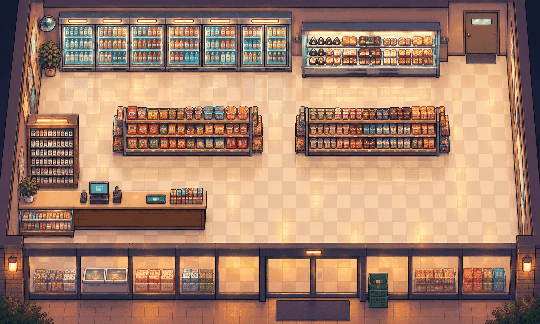
#> input picture src/ui/art/scenes/store.png, 540 x 324 px
$ python pixelize.py ../src/ui/art/scenes/store.png out.png
#> lines starting #> are read from the running program, lines starting #| are printed output that depends on the picture
#!/usr/bin/env python3
"""
GPT가 그린 그림 → 게임에 바로 쓰는 진짜 도트로.
AI 그림은 '도트처럼 보이는 큰 그림'이라 픽셀 크기가 들쭉날쭉하고, 배경이 차 있고, 색이 수천 개다.
이 스크립트가: 배경 지우기 → 정해진 도트 크기로 줄이기(칸 가운데 색을 집어 온다) → 색 수 줄이기.

  # 캐릭터 시트 (4×4칸, 칸마다 16×32) → src/ui/art/chars/player_work.png (64×128)
  python3 tools/pixelize.py gpt_player.png src/ui/art/chars/player_work.png --size 64x128

  # 매장 배경 (320×192, 배경 지우기 없음)
  python3 tools/pixelize.py gpt_store.png src/ui/art/scenes/store.png --size 320x192 --keep-bg

  # 건물 하나 (폭만 정하면 높이는 비율대로)
  python3 tools/pixelize.py gpt_villa.png src/ui/art/street/villa.png --width 124

  # 물건 아이콘 4×4 격자 → 16개 파일
  python3 tools/pixelize.py gpt_items.png src/ui/art/items --slice 4x4 --cell 16 \
      --names kimbap,dosirak,ramen,sandwich,cola,coffee,water,energy,chips,icecream,gum,cigarette,soju,beer,umbrella,battery
"""
import argparse
import json
import os
from PIL import Image


def remove_bg(img: Image.Image, tol: int) -> Image.Image:
    """네 모서리 색과 비슷한, 바깥에서 이어진 영역을 투명하게 (흰·체크무늬 배경)"""
    img = img.convert('RGBA')
    w, h = img.size
    px = img.load()
    if all(px[x, y][3] < 10 for x, y in [(0, 0), (w - 1, 0), (0, h - 1), (w - 1, h - 1)]):
        return img  # 이미 투명
    seeds = [px[0, 0], px[w - 1, 0], px[0, h - 1], px[w - 1, h - 1]]
    near = lambda c: any(sum(abs(c[i] - s[i]) for i in range(3)) <= tol for s in seeds)
    seen = bytearray(w * h)
    stack = [(0, 0), (w - 1, 0), (0, h - 1), (w - 1, h - 1)]
    while stack:
        x, y = stack.pop()
        if x < 0 or y < 0 or x >= w or y >= h or seen[y * w + x]:
            continue
        seen[y * w + x] = 1
        if not near(px[x, y]):
            continue
        px[x, y] = (0, 0, 0, 0)
        stack += [(x + 1, y), (x - 1, y), (x, y + 1), (x, y - 1)]
    return img


def trim(img: Image.Image) -> Image.Image:
    box = img.getbbox()
    return img.crop(box) if box else img


# [89 lines left out: functions down, down_mode, strip_halo, quantize, auto_bands, not called in this run]


def main():
    ap = argparse.ArgumentParser()
    ap.add_argument('src')
    ap.add_argument('dst')
    ap.add_argument('--size', help='WxH 최종 크기')
    ap.add_argument('--width', type=int, help='폭만 (높이는 비율대로, 배경 지우고 여백 자른 뒤)')
    ap.add_argument('--keep-bg', action='store_true')
    ap.add_argument('--tol', type=int, default=60, help='배경색 허용 오차')
    ap.add_argument('--colors', type=int, default=32)
    ap.add_argument('--slice', help='CxR 격자로 잘라 여러 파일로')
    ap.add_argument('--cell', type=int, default=16)
    ap.add_argument('--names', help='잘린 칸 이름 (쉼표)')
    ap.add_argument('--sheet', help='CxR 캐릭터 시트 → 한 장 (칸마다 발을 바닥에, 머리를 가운데에 맞춤)')
    ap.add_argument('--frame', default='16x32', help='시트 한 칸 크기')
    ap.add_argument('--auto-grid', action='store_true', help='칸을 균등 분할하지 않고 빈 줄·빈 열로 사람을 찾아 나눈다 (생성 그림의 칸 간격이 고르지 않을 때)')
    ap.add_argument('--height', type=int, help='캐릭터 키(도트). 없으면 칸 높이-1에 꽉 채움 — 체형·나이 키 차이를 살리려면 꼭 지정')
    ap.add_argument('--foot-pad', type=int, default=0, help='발바닥 아래 여백(도트). 모든 층이 같아야 한다')
    ap.add_argument('--save-transform', help='이 시트에 쓴 배율·칸 위치를 json으로 저장 (몸 그림 처리할 때)')
    ap.add_argument('--use-transform', help='저장한 배율·칸 위치를 그대로 쓴다 (같은 몸의 옷 입은 그림 처리할 때 — 층이 안 어긋나게)')
    a = ap.parse_args()
    img = Image.open(a.src).convert('RGBA')
#> img is the input picture: PIL image 540x324 RGBA; mean R, G, B, A 162.9, 126.5, 106.3, 255
    # 원본이 이미 진짜 투명 배경이면 흰 테두리 지우기(strip_halo)는 건너뛴다 — 안 그러면 몸 가장자리 피부까지 지워져 구멍이 난다
    w0, h0 = img.size
#> w0 = 540; h0 = 324
    real_alpha = all(img.getpixel(p)[3] < 10 for p in [(0, 0), (w0 - 1, 0), (0, h0 - 1), (w0 - 1, h0 - 1)])
#> real_alpha = False
    halo = (lambda im: im) if real_alpha else strip_halo
    if not a.keep_bg:
        img = remove_bg(img, a.tol)
#> in remove_bg, `seeds = [px[0, 0], px[w - 1, 0], px[0, h - 1], px[w - 1, h - 1]]`: seeds = [(21, 27, 49, 255), (19, 25, 47, 255), (18, 26, 40, 255), (27, 44, 40, 255)]
#> after the loop in remove_bg, `while stack:`: stack = []
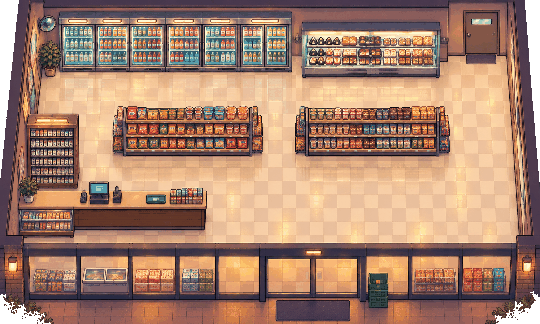
#> img: PIL image 540x324 RGBA; mean R, G, B, A 162.2, 125.7, 105.1, 248.4; transparent parts drawn white

    if a.sheet:
        cols, rows = map(int, a.sheet.split('x'))
        fw, fh = map(int, a.frame.split('x'))
        cw, ch = img.width / cols, img.height / rows
        if a.auto_grid:
            xb, yb = auto_bands(img, cols, 0), auto_bands(img, rows, 1)
        else:
            xb = [(int(c * cw), int((c + 1) * cw)) for c in range(cols)]
            yb = [(int(r * ch), int((r + 1) * ch)) for r in range(rows)]
        cells = []
        for r in range(rows):
            for c in range(cols):
                cell = img.crop((xb[c][0], yb[r][0], xb[c][1], yb[r][1]))
                box = cell.getbbox()
                cells.append((cell, box))
        # 모든 칸에 같은 배율 (키가 프레임마다 달라지지 않게)
        body_h = a.height or (fh - 1 - a.foot_pad)
        if a.use_transform:
            t = json.load(open(a.use_transform))
            k, anchors = t['k'], t['anchors']
            a.foot_pad = t.get('foot_pad', a.foot_pad)  # 몸과 같은 발 위치 (빠뜨려도 안 어긋나게)
        else:
            tallest = max(b[3] - b[1] for _, b in cells if b)
            k = body_h / tallest
            anchors = []
            for cell, box in cells:
                if not box:
                    anchors.append(None)
                    continue
                # 머리(위쪽 30%)의 가로 가운데를 기준으로 — 걸음에 다리가 벌어져도 몸이 흔들리지 않게
                head = cell.crop((box[0], box[1], box[2], box[1] + int((box[3] - box[1]) * 0.3))).getbbox()
                hx = box[0] + (head[0] + head[2]) / 2 if head else (box[0] + box[2]) / 2
                anchors.append([hx, box[3]])
        if a.save_transform:
            json.dump({'k': k, 'anchors': anchors, 'frame': [fw, fh], 'foot_pad': a.foot_pad}, open(a.save_transform, 'w'))
        sheet = Image.new('RGBA', (fw * cols, fh * rows))
        avail = fh - a.foot_pad
        for i, (cell, box) in enumerate(cells):
            if not box or not anchors[i]:
                continue
            hx, bottom = anchors[i]
            sw = int(fw / k)
            src = cell.crop((int(hx - sw / 2), bottom - int(avail / k), int(hx - sw / 2) + sw, bottom))
            small = halo(down_mode(src, fw, avail, a.colors))
            sheet.paste(small, ((i % cols) * fw, (i // cols) * fh))
        out = quantize(sheet, a.colors)
        os.makedirs(os.path.dirname(a.dst) or '.', exist_ok=True)
        out.save(a.dst)
        print('→', a.dst, out.size)
        return

    if a.slice:
        cols, rows = map(int, a.slice.split('x'))
        names = a.names.split(',') if a.names else [f'{i:02d}' for i in range(cols * rows)]
        os.makedirs(a.dst, exist_ok=True)
        cw, ch = img.width / cols, img.height / rows
        for i, name in enumerate(names[: cols * rows]):
            cx, cy = i % cols, i // cols
            cell = trim(img.crop((int(cx * cw), int(cy * ch), int((cx + 1) * cw), int((cy + 1) * ch))))
            s = a.cell / max(cell.width, cell.height)
            small = down(cell, max(1, round(cell.width * s)), max(1, round(cell.height * s)))
            canvas = Image.new('RGBA', (a.cell, a.cell))
            canvas.paste(small, ((a.cell - small.width) // 2, a.cell - small.height))
            quantize(canvas, a.colors).save(os.path.join(a.dst, f'{name}.png'))
            print('→', os.path.join(a.dst, f'{name}.png'))
        return

    if a.size:
        tw, th = map(int, a.size.split('x'))
    elif a.width:
        if not a.keep_bg:
            img = trim(img)
        tw = a.width
        th = round(img.height * a.width / img.width)
    else:
#> (the run stopped early here; a loop or call above may not have finished)

$ run again, with src/ui/art/scenes/street.png copied over src/ui/art/scenes/store.png
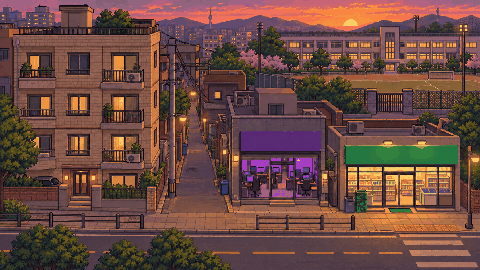
#> input picture src/ui/art/scenes/street.png, 480 x 270 px
#> in main, img is the input picture: PIL image 480x270 RGBA; mean R, G, B, A 107.6, 74.1, 66.6, 255
#> real_alpha = False
#> seeds = [(162, 98, 131, 255), (147, 100, 126, 255), (29, 32, 37, 255), (75, 56, 70, 255)]
#> after the loop in remove_bg, `while stack:`: stack = []
#> in main, `img = remove_bg(img, a.tol)`:
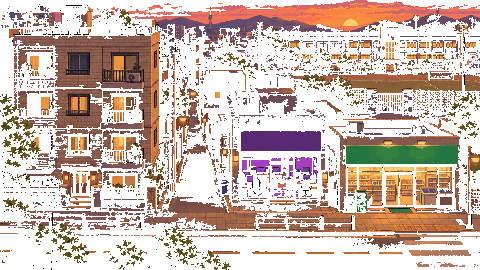
#> img: PIL image 480x270 RGBA; mean R, G, B, A 62.5, 41.4, 32, 110.5; transparent parts drawn white

$ run again, with src/ui/art/scenes/town.png copied over src/ui/art/scenes/store.png
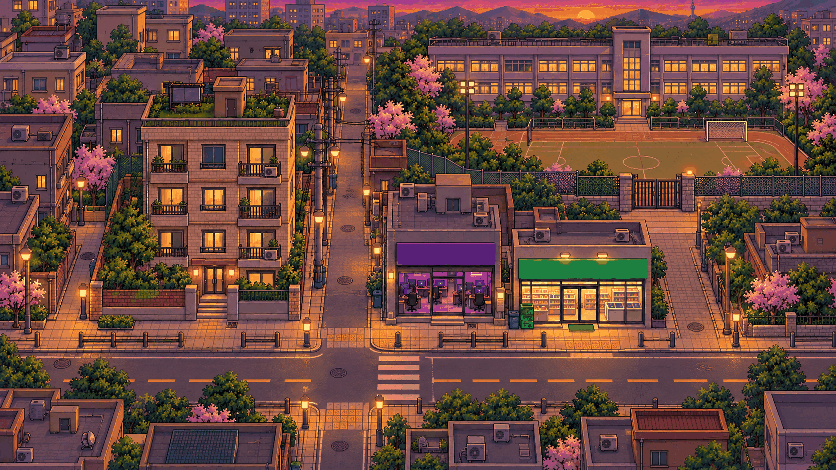
#> input picture src/ui/art/scenes/town.png, 836 x 470 px
#> in main, img is the input picture: PIL image 836x470 RGBA; mean R, G, B, A 106.9, 71.8, 63, 255
#> real_alpha = False
#> seeds = [(108, 76, 93, 255), (92, 73, 109, 255), (87, 57, 81, 255), (19, 37, 43, 255)]
#> after the loop in remove_bg, `while stack:`: stack = []
#> in main, `img = remove_bg(img, a.tol)`:
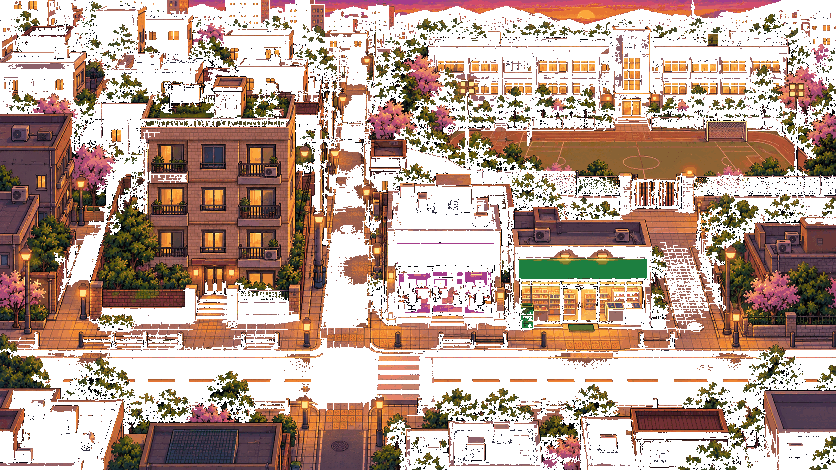
#> img: PIL image 836x470 RGBA; mean R, G, B, A 71.3, 46, 33.4, 141.7; transparent parts drawn white
